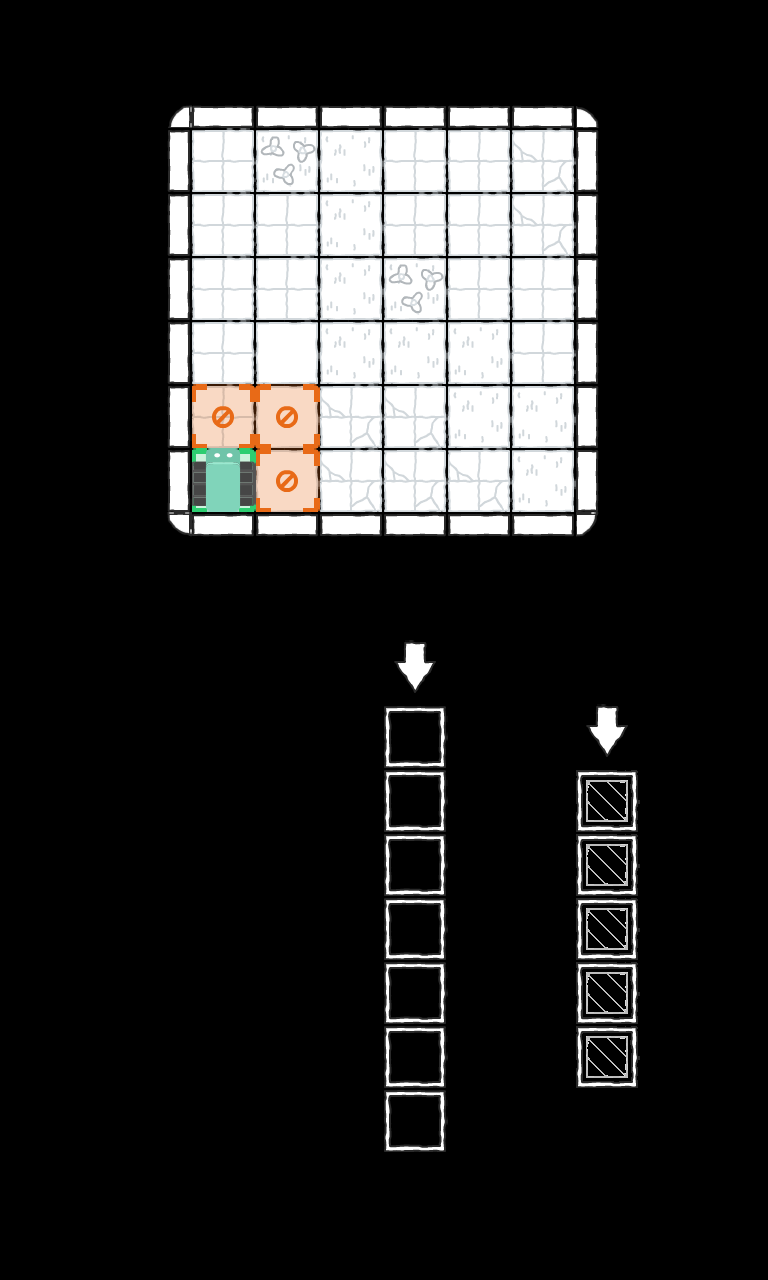

This game map was drawn from its Tiled (.tmx) file and the tilesets committed beside it. A one-line description and the trimmed map source follow:
An orthogonal 12x20 tile map with 64x64 px tiles, 5 tile layers (walls, controls, floor, objects, ...).

<map version="1.9" tiledversion="1.9.2" orientation="orthogonal" renderorder="right-down" width="12" height="20" tilewidth="64" tileheight="64" infinite="0" nextlayerid="5" nextobjectid="1">
 <tileset firstgid="1" source="../tileset/tileset.tsx" />
 <layer id="3" name="walls" width="12" height="20">
  <data>[240 cells, 28 non-empty, 8 distinct tile ids]</data>
 </layer>
 <layer id="2" name="controls" width="12" height="20">
  <data>[240 cells, 14 non-empty, 4 distinct tile ids]</data>
 </layer>
 <layer id="4" name="floor" width="12" height="20">
  <data>[240 cells, 36 non-empty, 5 distinct tile ids]</data>
 </layer>
 <layer id="3" name="objects" width="12" height="20">
  <data>[240 cells, 4 non-empty, 2 distinct tile ids]</data>
 </layer>
 <layer id="2" name="player" width="12" height="20">
  <data>[240 cells, 1 non-empty, 1 distinct tile ids]</data>
 </layer>
</map>
